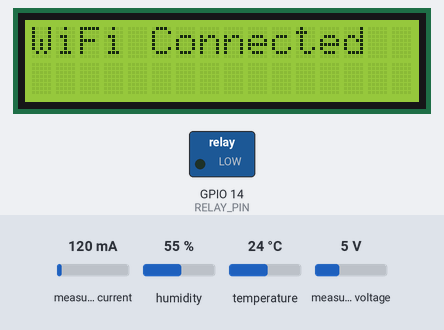
Simulated run of this sketch. Board: ESP8266 (NodeMCU). Parts: 16×2 character LCD, switched loads named in the sketch (green lamp = pin HIGH). The test bench sets the inputs (shaded band); at power-on: measured voltage 5 V, measured current 120 mA, humidity 55 %, temperature 24 °C. WiFi joins after 1.5 s; servers stay silent unless stated; uploads are accepted with an empty reply; what the sketch prints to the serial monitor is not drawn.

Above: at 2.6 s.
At 4.5 s:
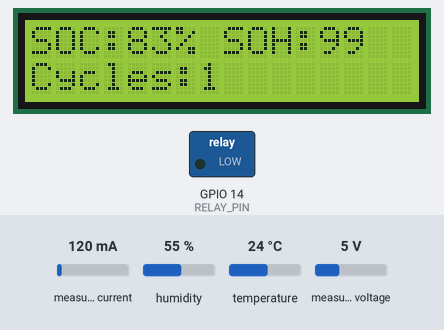
4.6 s: measured voltage set to 7.5 V
At 6.4 s:
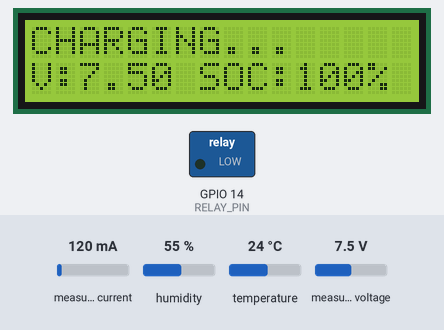
7.3 s: measured voltage set to 6.3 V
At 8.7 s:
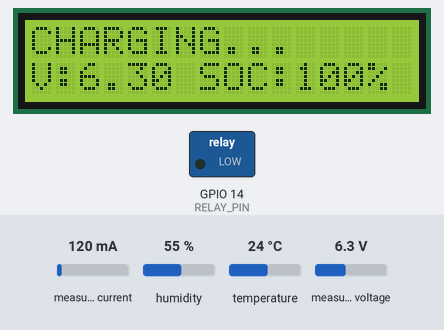
9.9 s: measured voltage set to 5.9 V
At 12.1 s:
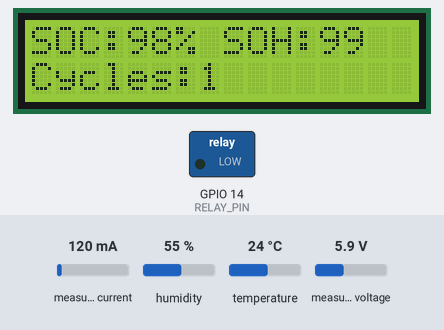
Timing chart, 0 to 13.6 s (numbered marks = the images above; inputs shaded):
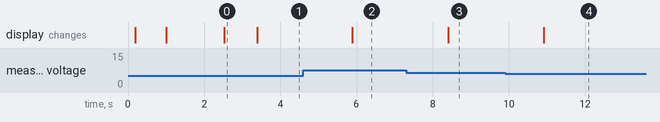

Measured:
- the behaviour switches between 6.1 and 6 V on measured voltage (found by bisection; images 3 and 4)
- after the input at 4.6 s, the display: changes after 1.3 s (image 2)
- after the input at 7.3 s, the display: changes after 1.1 s (image 3)
- after the input at 9.9 s, the display: changes after 1.0 s (image 4)
- what the display in image 0 shows lasts 0.9 s, from 2.5 s to 3.4 s

The sketch:

sketch_sep28a_copy_20251108192642.ino
```cpp
#include <Wire.h>
#include <Adafruit_INA219.h>
#include <DHT.h>
#include <LiquidCrystal_I2C.h>
#include <ESP8266WiFi.h>
#include <ESP8266HTTPClient.h>
#include <math.h>

// ---------- WiFi ----------
const char* ssid = "Jeswin";
const char* password = "88888888";
const String serverURL = "http://172.20.10.5:5000/data"; // Flask endpoint

Adafruit_INA219 ina219;

#define DHTPIN 3
#define DHTTYPE DHT11
DHT dht(DHTPIN, DHTTYPE);

// ---------- LCD ----------
LiquidCrystal_I2C lcd(0x27, 16, 2);

// ---------- Relay ----------
#define RELAY_PIN 14 // Active HIGH relay (D5 on NodeMCU)

// ---------- Battery Parameters ----------
const float MIN_VOLTAGE = 0.0;
const float MAX_VOLTAGE = 6.0;
const float MAX_TEMP = 50.0;
const float MIN_SOH = 85.0;
const int TOTAL_CYCLES = 500;

float previous_soc = -1.0;
int battery_cycles = 0;
int remaining_cycles = TOTAL_CYCLES;
bool cutoff = false;
bool charging = false;
String reason = "Normal";

WiFiClient wifiClient;

void setup() {
  Serial.begin(115200);
  delay(100);
  pinMode(RELAY_PIN, OUTPUT);
  digitalWrite(RELAY_PIN, LOW); // Supply ON initially

  // --- Shared I2C for INA219 + LCD ---
  Wire.begin(4, 5); // SDA = D2(GPIO4), SCL = D1(GPIO5)
  ina219.begin();

  lcd.begin(16, 2);
  lcd.backlight();
  lcd.clear();
  lcd.print("BMS Initializing...");
  delay(800);

  dht.begin();

  // --- WiFi ---
  WiFi.mode(WIFI_STA);
  WiFi.begin(ssid, password);
  lcd.clear();
  lcd.print("WiFi Connecting...");
  int tries = 0;
  while (WiFi.status() != WL_CONNECTED && tries < 20) {
    delay(300);
    Serial.print(".");
    tries++;
  }
  lcd.clear();
  if (WiFi.status() == WL_CONNECTED) {
    lcd.print("WiFi Connected");
    Serial.println();
    Serial.print("ESP IP: ");
    Serial.println(WiFi.localIP());
  } else {
    lcd.print("WiFi Failed");
    Serial.println("\nWiFi failed to connect");
  }
  delay(800);
  lcd.clear();
}

String safeFloatStr(float v, int decimals = 2) {
  if (isnan(v) || isinf(v)) v = 0.0;
  return String(v, decimals);
}

float safeFloatVal(float v, float fallback = 0.0) {
  if (isnan(v) || isinf(v)) return fallback;
  return v;
}

void loop() {
  // --- Sensor Readings ---
  float voltage = ina219.getBusVoltage_V();         // V
  float current_mA = ina219.getCurrent_mA();        // mA
  float current_A = current_mA / 1000.0;            // A
  float power_W = ina219.getPower_mW() / 1000.0;    // W
  float tempC = dht.readTemperature();
  if (isnan(tempC)) tempC = 0.0;

  // --- sanitize readings (avoid inf/NaN) ---
  voltage = safeFloatVal(voltage, 0.0);
  current_A = safeFloatVal(current_A, 0.0);
  power_W = safeFloatVal(power_W, voltage * current_A); // fallback compute

  // --- SOC Calculation ---
  float soc;
  if (voltage <= MIN_VOLTAGE) soc = 0.0;
  else if (voltage >= MAX_VOLTAGE) soc = 100.0;
  else soc = ((voltage - MIN_VOLTAGE) / (MAX_VOLTAGE - MIN_VOLTAGE)) * 100.0;

  // --- Battery Cycle Count ---
  if (previous_soc < 20 && soc > 80) battery_cycles++;
  if (battery_cycles < 0) battery_cycles = 0;
  previous_soc = soc;

  // --- SOH and Remaining Cycles ---
  float soh = 100.0 - ((float)battery_cycles / TOTAL_CYCLES) * 100.0;
  if (soh < 0.0) soh = 0.0;
  remaining_cycles = TOTAL_CYCLES - battery_cycles;
  if (remaining_cycles < 0) remaining_cycles = 0;

  // --- Determine State ---
  cutoff = false;
  charging = false;
  reason = "Normal";

  if (voltage > 15.0) {
    cutoff = true;
    reason = "Over Voltage";
  } else if (tempC > MAX_TEMP) {
    cutoff = true;
    reason = "Over Temp";
  } else if (soh < MIN_SOH) {
    cutoff = true;
    reason = "Low SOH";
  } else if (voltage > 6.0 && voltage <= 15.0) {
    charging = true;
    reason = "Charging";
  }

  digitalWrite(RELAY_PIN, cutoff ? HIGH : LOW);

  static unsigned long lastUpdate = 0;
  if (millis() - lastUpdate >= 1000) { // Update every 1 second
    lastUpdate = millis();
    lcd.clear();
    if (cutoff) {
      lcd.setCursor(0, 0);
      lcd.print("CUT-OFF ACTIVE!");
      lcd.setCursor(0, 1);
      lcd.print(reason);
      delay(600);
      lcd.clear();
      lcd.setCursor(0, 0);
      lcd.print("Rem Cycles:");
      lcd.print(remaining_cycles);
      lcd.setCursor(0, 1);
      lcd.print("SOH:");
      lcd.print((int)soh);
      lcd.print("%");
    } else if (charging) {
      lcd.setCursor(0, 0);
      lcd.print("CHARGING...");
      lcd.setCursor(0, 1);
      lcd.print("V:");
      lcd.print(voltage, 2);
      lcd.print(" SOC:");
      lcd.print((int)soc);
      lcd.print("%");
    } else {
      lcd.setCursor(0, 0);
      lcd.print("SOC:");
      lcd.print((int)soc);
      lcd.print("% SOH:");
      lcd.print((int)soh);
      lcd.setCursor(0, 1);
      lcd.print("Cycles:");
      lcd.print(battery_cycles);
    }
  }

  // --- Send to server ---
  if (WiFi.status() == WL_CONNECTED) {
    HTTPClient http;
    http.begin(wifiClient, serverURL); // new API usage
    http.addHeader("Content-Type", "application/json");

    // Build sanitized JSON payload
    String payload = String("{") +
      "\"voltage\":" + safeFloatStr(voltage, 2) + "," +
      "\"current\":" + safeFloatStr(current_A, 2) + "," +
      "\"power\":" + safeFloatStr(power_W, 2) + "," +
      "\"temperature\":" + safeFloatStr(tempC, 1) + "," +
      "\"soc\":" + safeFloatStr(soc, 1) + "," +
      "\"soh\":" + safeFloatStr(soh, 1) + "," +
      "\"cycles\":" + String(battery_cycles) + "," +
      "\"remaining_cycles\":" + String(remaining_cycles) + "," +
      "\"cutoff\":" + String(cutoff ? "true" : "false") + "," +
      "\"reason\":\"" + reason + "\"" +
      "}";

    Serial.println("Sending payload:");
    Serial.println(payload);

    int code = http.POST((uint8_t*)payload.c_str(), payload.length());
    if (code > 0) {
      Serial.printf("POST OK [%d]\n", code);
      String resp = http.getString();
      Serial.println("Server response:");
      Serial.println(resp);
    } else {
      Serial.printf("HTTP POST failed: %s\n", http.errorToString(code).c_str());
    }
    http.end();
  } else {
    Serial.println("WiFi not connected - skipping POST");
  }

  delay(1000);
}
```
